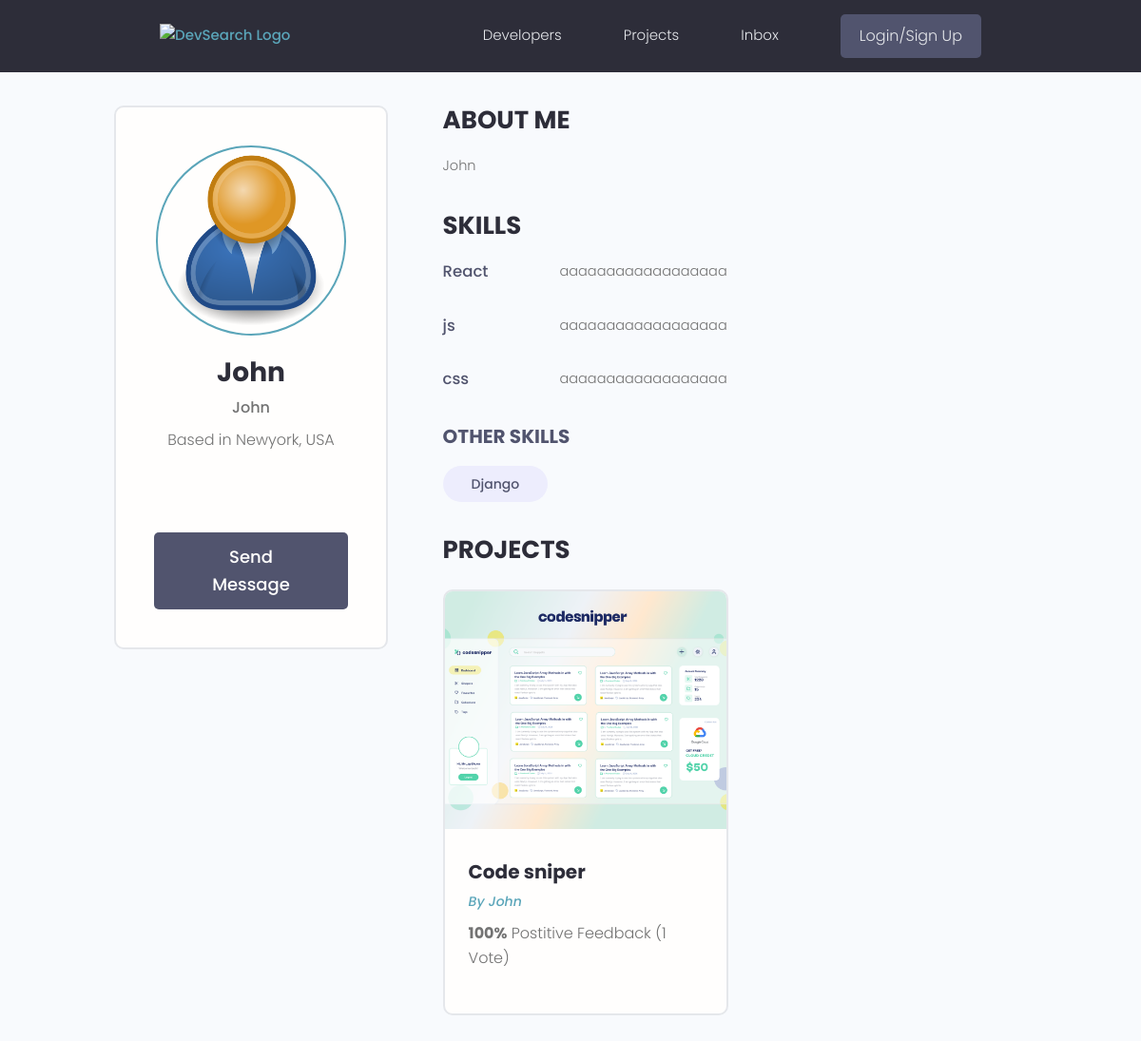
/profile/af093d72-a863-4b93-bb73-9bedec714855, run on the app's committed database.
### users/models.py (models this page shows, shortened)
class Profile(models.Model):
    user = models.OneToOneField(User, on_delete=models.CASCADE, null=True,blank=True)
    name = models.CharField(max_length=200, null=True, blank=True)
    email = models.EmailField(max_length=500, null=True, blank=True)
    username = models.CharField(max_length=200, null=True, blank=True)
    location = models.CharField(max_length=200, null=True, blank=True)
    short_intro = models.CharField(max_length=200, null=True, blank=True)
    bio = models.TextField(null=True, blank=True)
    profile_image = models.ImageField(null=True, blank=True,upload_to='profiles/',default ='profiles/user-default.png')
    social_github = models.CharField(max_length=200, null=True, blank=True)
    social_twitter = models.CharField(max_length=200, null=True, blank=True)
    social_linkedin = models.CharField(max_length=200, null=True, blank=True)
    social_youtube = models.CharField(max_length=200, null=True, blank=True)
    social_website = models.CharField(max_length=200, null=True, blank=True)
    created = models.DateTimeField(auto_now_add=True)
    id = models.UUIDField(default=uuid.uuid4,unique=True,primary_key=True,editable=False)

class Skill(models.Model):
    owner = models.ForeignKey(
            Profile, on_delete=models.CASCADE,null=True, blank=True)
    name = models.CharField(max_length=200, null=True, blank=True)
    description = models.TextField(null=True, blank=True)
    created = models.DateTimeField(auto_now_add=True)
    id = models.UUIDField(default=uuid.uuid4,unique=True,primary_key=True,editable=False)

### projects/models.py (models this page shows, shortened)
class Project(models.Model):
    owner = models.ForeignKey(Profile, null=True, blank=True, on_delete=models.SET_NULL)
    title = models.CharField(max_length=200)
    description = models.TextField(null=True,blank=True)
    featured_image = models.ImageField(null=True, blank=True, default="default.jpg")
    demo_link = models.URLField(max_length=2000,null=True,blank=True)
    source_link = models.CharField(max_length=2000,null=True,blank=True)
    tags = models.ManyToManyField('Tag',blank=True)
    vote_total = models.IntegerField(default=0,null=True,blank=True)
    vote_ratio = models.IntegerField(default=0, null=True, blank=True)
    created = models.DateTimeField(auto_now_add=True)
    id = models.UUIDField(default=uuid.uuid4,unique=True,primary_key=True,editable=False)

### users/views.py (the view)
# urls.py: path('profile/<str:pk>',views.userProfile,name='user-profile'),
def userProfile(request,pk):
    profile = Profile.objects.get(id=pk)
    topSkills = profile.skill_set.exclude(description__exact="")
    otherSkills = profile.skill_set.filter(description="")
    context = {'profile':profile,'topSkills':topSkills,'otherSkills':otherSkills}
    return render(request, 'users/user-profile.html',context)

### users/templates/users/user-profile.html (shortened to what this page needs)
{% extends 'main.html' %}
{% block content %}
<main class="profile my-md">
    <div class="container">
      <div class="layout">
        <div class="column column--1of3">
          <div class="card text-center">
            <div class="card__body dev">
              <img class="avatar avatar--xl" src="{{ profile.profile_image.url }}" />
              <h2 class="dev__name">{{profile.name}}</h2>
              <p class="dev__title">{{profile.short_intro}}</p>
              <p class="dev__location">Based in {{profile.location}}</p>
              <ul class="dev__social">
              </ul>
              <a href="#" class="btn btn--sub btn--lg">Send Message </a>
            </div>
          </div>
        </div>
        <div class="column column--2of3">
          <div class="devInfo">
            <h3 class="devInfo__title">About Me</h3>
            <p class="devInfo__about">{{profile.bio}}</p>
          </div>
          <div class="devInfo">
            <h3 class="devInfo__title">Skills</h3>
            <div class="devInfo__skills">
               {% for skill in topSkills %}
              <div class="devSkill">
                <h4 class="devSkill__title">{{skill.name}}</h4>
                <p class="devSkill__info">{{skill.description}}</p>
              </div>
              {% endfor %}
              <h3 class="devInfo__subtitle">Other Skills</h3>
              <div class="devInfo__otherSkills">
                {% for skill in otherSkills %}
                <span class="tag tag--pill tag--sub tag--lg">
                  <small>{{skill.name}}</small>
                </span>
                {% endfor %}
              </div>
            </div>
          </div>
          <div class="devInfo">
            <h3 class="devInfo__title">Projects</h3>
            <div class="grid grid--two">
                {% for project in profile.project_set.all %}
              <div class="column">
                <div class="card project">
                  <a href="{% url 'project' project.id %}" class="project">
                    <img class="project__thumbnail" src="{{project.featured_image.url}}" alt="project thumbnail" />
                    <div class="card__body">
                      <h3 class="project__title">{{project.title}}</h3>
                      <p><a class="project__author" href="{% url 'user-profile' project.owner.id %}">By {{project.owner.name}}</a></p>
                      <p class="project--rating">
                        <span style="font-weight: bold;">{{project.vote_ratio}}%</span> Postitive
                        Feedback ({{project.vote_total}} Vote{{project.vote_total|pluralize:"s"}})
                      </p>
                    </div>
                  </a>
                </div>
              </div>
              {% endfor %}
            </div>
          </div>
        </div>
      </div>
    </div>
  </main>
{% endblock content %}

### static/styles/app.css (style rules this page uses)
:root { --color-sub: #2d2d39; }
.btn--sub { background-color: var(--color-sub-light); }
.card { border: 2px solid var(--color-light); }
img { width: 100%; }
.profile .card > .dev { padding: 4rem; }
.dev__name { color: var(--color-sub); font-size: 2.8rem; font-weight: 700; margin-top: 1rem; margin-bottom: 0.5rem; }
.dev__title { font-size: 1.6rem; font-weight: 500; line-height: 1.3; }
.dev__location { margin-top: 1rem; }
.dev__social { margin: 3rem 0; list-style: none; display: flex; justify-content: center; gap: 1.5rem; }
.devInfo { margin-bottom: 3rem; }
.devInfo__title, .devInfo__subtitle { font-size: 2.6rem; color: var(--color-sub); text-transform: uppercase; font-weight: 700; margin-bottom: 1.5rem; }
.devInfo__subtitle { font-size: 2rem; color: var(--color-sub-light); }
.devInfo__about, .devSkill__info { font-size: 1.45rem; line-height: 1.7; text-align: justify; }
.devSkill { margin-bottom: 3rem; }
.devSkill__title { font-size: 1.65rem; font-weight: 500; color: var(--color-sub-light); }
@media screen and (min-width: 700px) { .devSkill { display: flex; justify-content: space-between; gap: 3rem; } }
@media screen and (min-width: 700px) { .devSkill__info { flex-basis: 80%; } }
.project__author { font-size: 1.4rem; font-style: italic; }
.project--rating { margin-bottom: 1.6em; margin-top: .5em; }
.project__thumbnail { height: 25rem; object-fit: cover; object-position: top center; }
.project__title { font-size: 2rem; font-weight: 700; color: var(--color-sub); }

### static/uikit/styles/modules/_variables.css (style rules this page uses)
:root { --color-main: #5aa5b9; --color-main-light: #e6faff; --color-sub: #3f4156; --color-sub-light: #51546e; --color-sub-lighter: #ededfd; --color-text: #737373; --color-gray: #8b8b8b; --color-light: #e5e7eb; --color-light-gray: #767676; --color-bg: #f8fafd; --color-white: #fffefd; --color-white-light: #f3f3f3; --color-success: #359e64; --color-success-bg: #def8e8; --color-error: #fc4b0b; --color-error-bg: #fff2ee; --font-base: 'Poppins', arial, helvetica, 'Segoe UI', roboto, ubuntu, sans-serif; --font-monospace: 'Fira Code', 'Courier New', courier, monospace; --font-regular: 300; --font-medium: 500; --font-bold: 700; --generic-shadow: 1px 1px 5px #00000010; --generic-transition: all 0.3s ease-in-out; }

### static/uikit/styles/modules/_base.css (style rules this page uses)
* { margin: 0; padding: 0; box-sizing: border-box; text-rendering: optimizeLegibility; color: inherit; font-size: inherit; }
html { font-size: 50%; }
@media only screen and (min-width: 480px) { html { font-size: 56.25%; } }
@media only screen and (min-width: 1200px) { html { font-size: 62.5%; } }
body { line-height: 1.6; font-weight: 400; font-size: 1.5rem; color: var(--color-text); background-color: var(--color-bg); min-height: 100vh; }

### static/uikit/styles/modules/_typography.css (style rules this page uses)
* { font-family: var(--font-base); }
h2 { font-size: 3.6rem; font-weight: var(--font-bold); }
h3 { font-size: 3.2rem; font-weight: var(--font-medium); }
h4 { font-size: 2.8rem; font-weight: var(--font-medium); }
p, span, strong { font-size: 1.6rem; color: var(--color-text); font-weight: var(--font-regular); }
a { padding-bottom: 2px; text-decoration: none; display: inline-block; color: var(--color-main); font-weight: var(--font-medium); }

### static/uikit/styles/modules/_utilities.css (style rules this page uses)
.container { width: 92%; max-width: 165rem; margin: 0 auto; box-sizing: border-box; }
@media screen and (min-width: 1000px) { .container { width: 90%; } }
@media screen and (min-width: 1200px) { .container { width: 80%; } }
.text-center { text-align: center; }
.my-md { margin: 3rem auto; }

### static/uikit/styles/modules/_avatar.css (style rules this page uses)
.avatar { border-radius: 50%; border: 2px solid var(--color-main); object-fit: cover; }
.avatar--xl { height: 20rem; width: 20rem; }

### static/uikit/styles/modules/_button.css (style rules this page uses)
.btn { display: inline-block; position: relative; cursor: pointer; background-color: var(--color-light); font-weight: var(--font-medium); color: var(--color-sub); text-decoration: none; padding: 1rem 2rem; border-radius: 0.5rem; border: none; width: -webkit-fit-content; width: -moz-fit-content; width: fit-content; height: -webkit-fit-content; height: -moz-fit-content; height: fit-content; font-size: 1.6rem; outline-width: 0; outline-color: transparent; -webkit-backface-visibility: hidden; backface-visibility: hidden; transition: all 0.3s ease-in-out; }
.btn--sub { background-color: var(--color-sub); color: var(--color-white); }
.btn--lg { font-size: 1.8rem; padding: 1.2rem 4.5rem; }

### static/uikit/styles/modules/_card.css (style rules this page uses)
.card { border-radius: 1rem; background-color: var(--color-white); border: 1.5px solid var(--color-light); width: auto; height: auto; margin-top: 0.5rem; margin-bottom: 0.5rem; overflow: hidden; }
.card__body, .card__header { padding: 2rem 2.5rem; }

### data on the page
Profile: profile_image (placeholder picture), name "John", short_intro "John", location "Newyork, USA", bio "John"
Skill: name "React", description "aaaaaaaaaaaaaaaaaa"
Skill: name "js", description "aaaaaaaaaaaaaaaaaa"
Skill: name "css", description "aaaaaaaaaaaaaaaaaa"
Skill: name "Django"
Project: featured_image (picture), title "Code sniper", owner.name "John", vote_ratio "100", vote_total "1"
